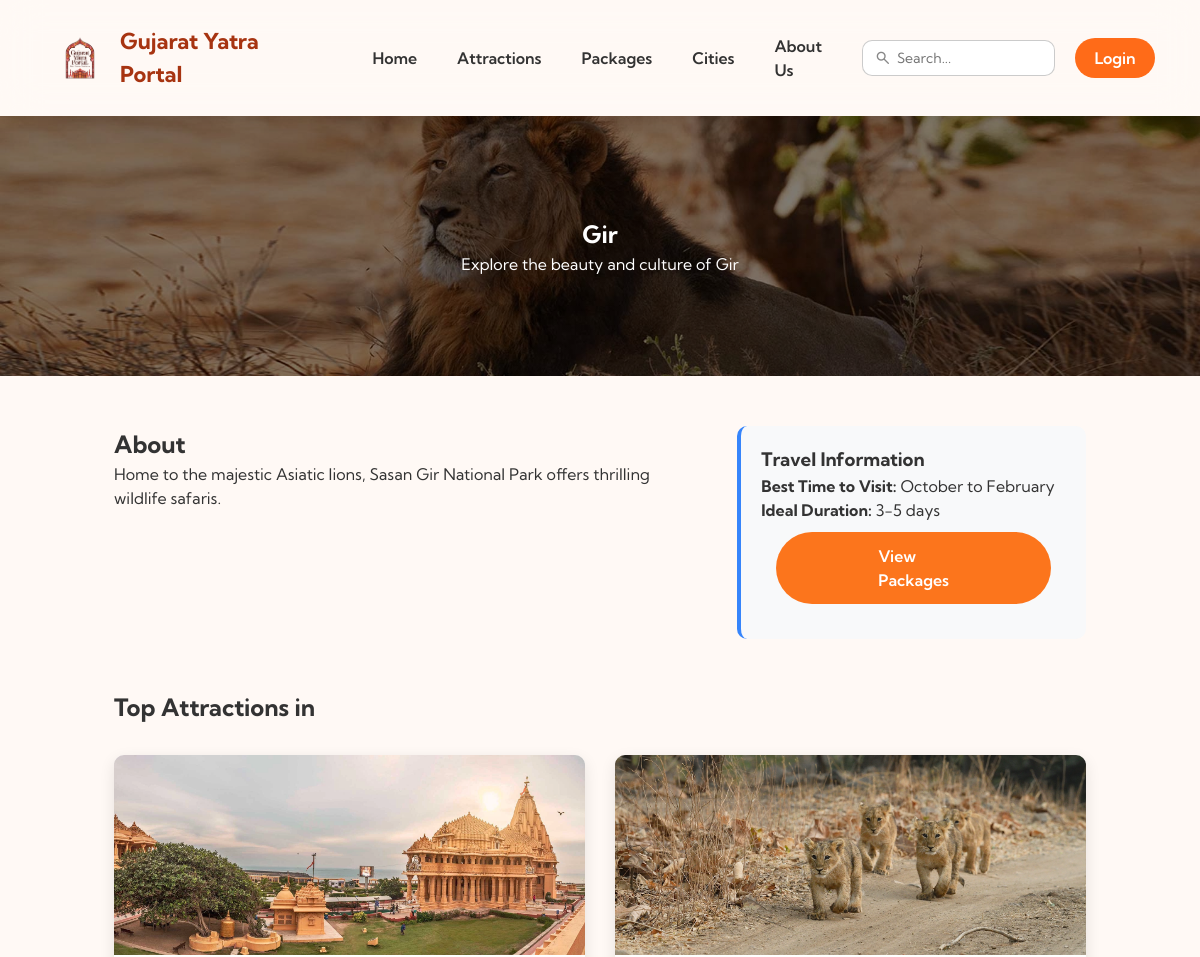
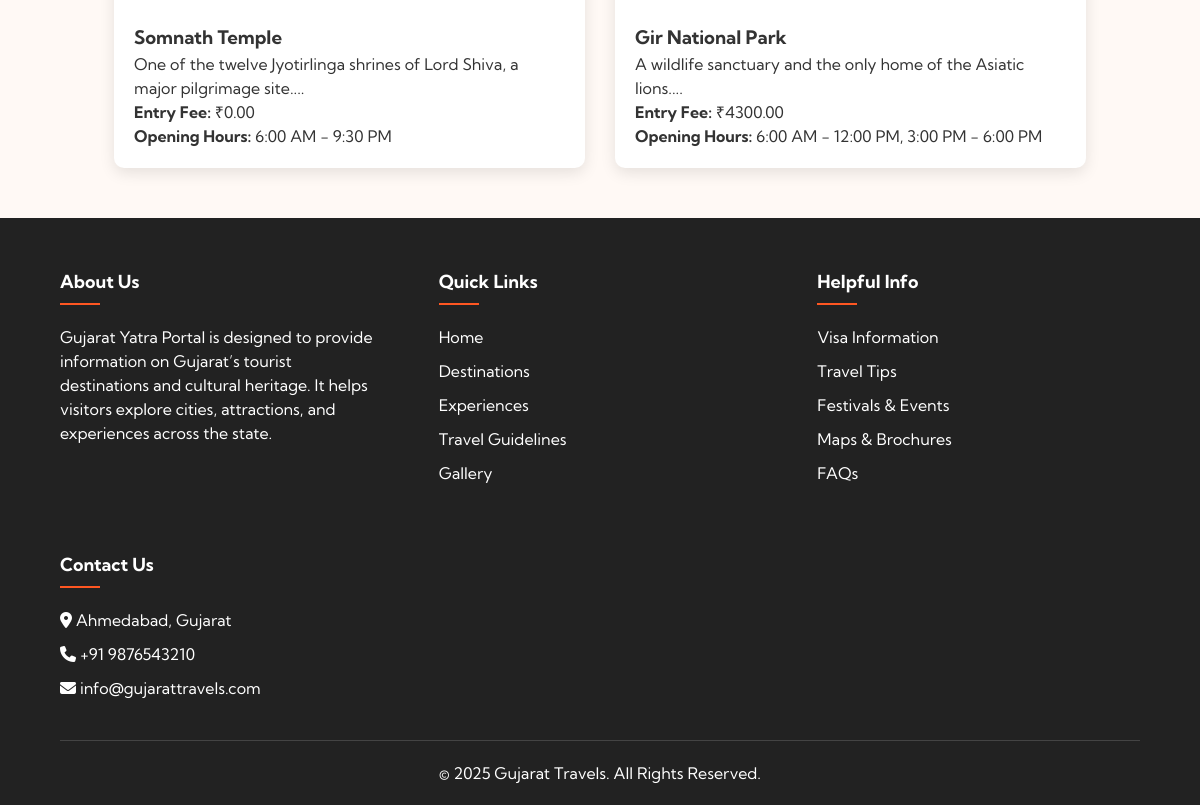
The app's page /city-detail.php?id=6 with its own data (2 pictures, top to bottom).
### tables this page shows
CREATE TABLE `cities` (
  `city_id` int(11) NOT NULL,
  `city_name` varchar(255) NOT NULL,
  `description` text DEFAULT NULL,
  `image_url` varchar(255) DEFAULT NULL,
  `best_time_to_visit` varchar(255) DEFAULT NULL
);

CREATE TABLE `attractions` (
  `attraction_id` int(11) NOT NULL,
  `name` varchar(255) NOT NULL,
  `city_id` int(11) DEFAULT NULL,
  `description` text DEFAULT NULL,
  `entry_fee` decimal(10,2) DEFAULT NULL,
  `best_time_to_visit` varchar(255) DEFAULT NULL,
  `opening_hours` varchar(255) DEFAULT NULL,
  `image_url` varchar(255) DEFAULT NULL
);

### city-detail.php (the view, shortened to what this page needs)
<?php
include('includes/db_connect.php');
$city_id = mysqli_real_escape_string($conn, $_GET['id']);
$sql = "SELECT * FROM cities WHERE city_id = '$city_id'";
$result = mysqli_query($conn, $sql);
$city = mysqli_fetch_assoc($result);
$attractions_sql = "SELECT * FROM attractions WHERE city_id = '$city_id'";
$attractions_result = mysqli_query($conn, $attractions_sql);
?>
<!DOCTYPE html>
<html lang="en">
<head>
</head>
<body>
    <?php include "header.php"; ?>
    <section class="city-hero">
        <div class="container">
            <h1><?php echo $city['city_name']; ?></h1>
            <p>Explore the beauty and culture of <?php echo $city['city_name']; ?></p>
        </div>
    </section>
    <section class="city-content">
        <div class="container">
            <div class="city-info">
                <div>
                    <h2>About <?php echo $city['name']; ?></h2>
                    <p><?php echo $city['description']; ?></p>
                </div>
                <div>
                    <div class="info-card">
                        <h3>Travel Information</h3>
                        <p><strong>Best Time to Visit:</strong> <?php echo $city['best_time_to_visit']; ?></p>
                        <p><strong>Ideal Duration:</strong> 3-5 days</p>
                        <a href="packages.php?city=<?php echo $city['name']; ?>" class="btn">View Packages</a>
                    </div>
                </div>
            </div>
            <h2>Top Attractions in <?php echo $city['name']; ?></h2>
            <div class="attractions-grid">
                <?php while ($attraction = mysqli_fetch_assoc($attractions_result)): ?>
                <div class="attraction-card">
                    <img src="assets/img/attractions/<?php echo $attraction['image_url']; ?>" alt="<?php echo $attraction['name']; ?>" class="attraction-image">
                    <div class="attraction-content">
                        <h3><?php echo $attraction['name']; ?></h3>
                        <p><?php echo substr($attraction['description'], 0, 100) . '...'; ?></p>
                        <p><strong>Entry Fee:</strong> ₹<?php echo $attraction['entry_fee']; ?></p>
                        <p><strong>Opening Hours:</strong> <?php echo $attraction['opening_hours']; ?></p>
                    </div>
                </div>
                <?php endwhile; ?>
            </div>
        </div>
    </section>
    <?php include "../includes/footer.php"; ?>
</body>
</html>

### assets/css/style.css (style rules this page uses)
* { margin: 0; padding: 0; box-sizing: border-box; font-family: 'Kumbh Sans', sans-serif; }
a { text-decoration: none; color: inherit; }
body { color: #333; line-height: 1.5; background-color: var(--body); }
.container { width: 90%; max-width: 1200px; margin: 0 auto; }
:root { --orange: #FC751C; --darkblue: #E55D09; --lightorange: #FF9E36; --background: #ffefe78e; --body: #fff9f5; --green: #079844; --yellow: #F3CF31; --red: #F62F32; --glass: #ffe6dda2; }
.btn { display: inline-block; padding: 10px 100px; background: var(--orange); color: white; border-radius: 50px; text-decoration: none; font-weight: 600; transition: all 0.3s; border: 2px solid transparent; cursor: pointer; margin: 10px 15px; margin-bottom: 15px; }

### records on screen
cities: city_name "Gir", description "Home to the majestic Asiatic lions, Sasan Gir National Park offers thrilling wildlife safaris.", best_time_to_visit "October to February"
attractions: image_url (picture), name "Somnath Temple", description "One of the twelve Jyotirlinga shrines of Lord Shiva, a major pilgrimage site.", entry_fee "0.00", opening_hours "6:00 AM - 9:30 PM"
attractions: image_url (picture), name "Gir National Park", description "A wildlife sanctuary and the only home of the Asiatic lions.", entry_fee "4300.00", opening_hours "6:00 AM - 12:00 PM, 3:00 PM - 6:00 PM"
